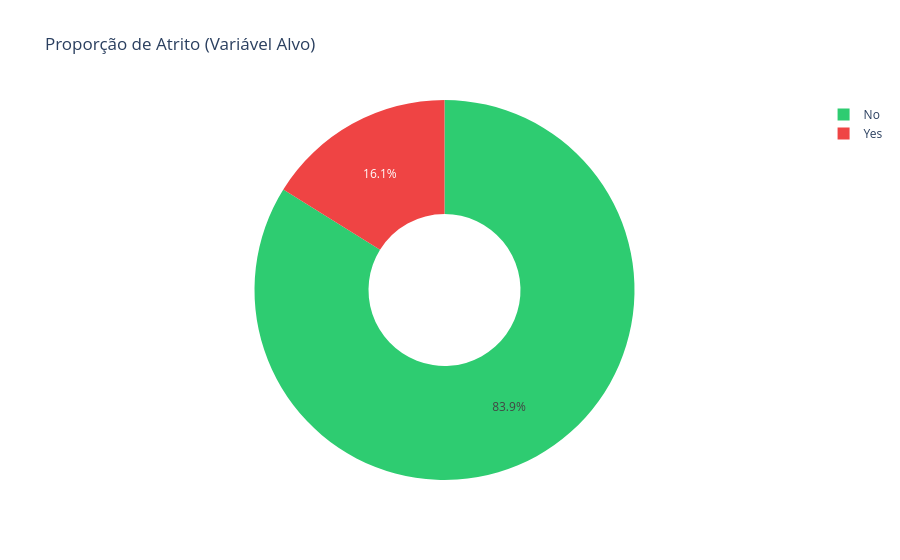

The code cell stored with this chart in its notebook:
### Markdown cell above
### 3. Distribuição da Variável Target (Desbalanceamento)

### Code cell
fig = px.pie(df, names="Attrition", title="Proporção de Atrito (Variável Alvo)", hole=0.4, color_discrete_sequence=['#2ecc71', '#ef4444'])
fig.show()

v_count = df['Attrition'].value_counts(normalize=True) * 100
print(f"Permanecem (No): {v_count['No']:.2f}% | Saíram (Yes): {v_count['Yes']:.2f}%")
# Conclusão do Gráfico: O TARGET requer reamostragem ou pesos adaptativos (Técnica: SMOTE ou scale_pos_weight).

### Figure 1 — Plotly figure (JSON) as saved in the notebook; plotly's stock layout.template omitted (floating-point values rounded to 4 significant figures; data arrays with more than 128 entries replaced by an {"elided": "..."} marker saying what was removed)
{"data": [{"domain": {"x": [0, 1], "y": [0, 1]}, "hole": 0.4, "hovertemplate": "Attrition=%{label}<extra></extra>", "labels": {"elided": "1470 str values"}, "legendgroup": "", "name": "", "showlegend": true, "type": "pie"}], "layout": {"legend": {"tracegroupgap": 0}, "piecolorway": ["#2ecc71", "#ef4444"], "title": {"text": "Proporção de Atrito (Variável Alvo)"}}}
